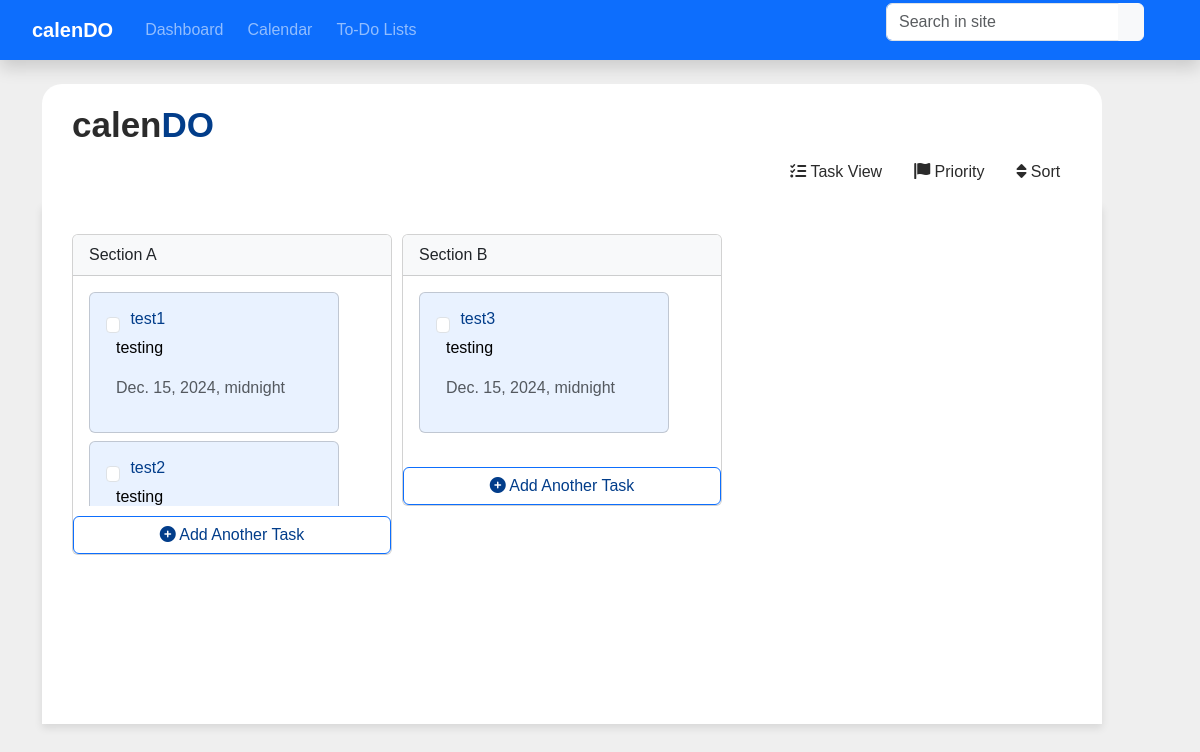
/todo/, run on the app's committed database.
### calendo/models.py (models this page shows, shortened)
class Task(models.Model):
    user = models.ForeignKey(User, on_delete=models.CASCADE, null=True, blank=True)
    task_name = models.CharField(max_length=200)
    description = models.TextField(null=True, blank=True)
    status = models.BooleanField(default=False)
    section = models.CharField(max_length=200, null=True, blank=True)
    priority = models.CharField(max_length=200, null=True, blank=True)
    due_date = models.DateTimeField(null=True, blank=True)
    created = models.DateTimeField(auto_now_add=True)
    class Meta:
        ordering = ['status']

### calendo/views.py (the view)
# urls.py: path('todo/', views.todo_index, name='todo_index'),
def todo_index(request):
    tasks = Task.objects.all()
    sections_and_tasks = {}
    for task in tasks:
        if task.section not in sections_and_tasks:
            sections_and_tasks[task.section] = []
        sections_and_tasks[task.section].append(task)
    return render(request, 'todo/todo-index.html', {'sections_and_tasks': sections_and_tasks})

### templates/todo/todo-index.html (shortened to what this page needs)
<head>
    <link rel="stylesheet" href="https://cdnjs.cloudflare.com/ajax/libs/font-awesome/6.0.0-beta3/css/all.min.css">
</head>
{% extends "partials/base.html" %}
{% block content %}
<div class="container mt-4">
    <div class="sticky-header">
        <h1 class="text-primary calendo"><span class="calen">calen</span><span class="do">DO</span></h1>
        <div class="d-flex justify-content-end mb-3">
            <button class="btn no-border-btn me-2">
                <i class="fas fa-tasks"></i> Task View
            </button>
            <button class="btn no-border-btn me-2" data-bs-toggle="modal" data-bs-target="#priorityModal">
                <i class="fas fa-flag"></i> Priority
            </button>
            <button class="btn no-border-btn" data-bs-toggle="modal" data-bs-target="#sortModal">
                <i class="fas fa-sort"></i> Sort
            </button>
        </div>
    </div>
    <div class="task-container">
        <div class="d-flex flex-row">
            {% if sections_and_tasks %}
                {% for section, tasks in sections_and_tasks.items %}
                <div class="section-container">
                    <div class="card">
                        <div class="card-header bg-light">{{ section }}</div>
                        <div class="card-body tasks-wrapper">
                            {% for task in tasks %}
                            <div class="card mb-2 task-card" data-task-id="{{ task.id }}" data-task-priority="{{ task.priority }}" data-task-due-date="{{ task.due_date }}">
                                <div class="card-body">
                                    <div class="d-flex align-items-center">
                                        <input type="checkbox" class="form-check-input check-off-btn" data-task-id="{{ task.id }}">
                                        <h5 class="card-title task-title">{{ task.task_name }}</h5>
                                    </div>
                                    <div class="task-content">
                                        <p class="card-text task-text">{{ task.description }}</p>
                                        <p class="text-muted task-date">{{ task.due_date }}</p>
                                    </div>
                                </div>
                            </div>
                            {% endfor %}
                        </div>
                        <div class="add-task-container">
                            <button class="btn btn-outline-primary w-100 add-task-btn" data-bs-toggle="modal" data-bs-target="#addTaskModal">
                                <i class="fas fa-plus-circle"></i> Add Another Task
                            </button>
                        </div>
                    </div>
                </div>
                {% endfor %}
            {% endif %}
        </div>
    </div>
</div>
{% endblock %}

### static/css/style.css (style rules this page uses)
body { font-family: Arial, sans-serif; margin: 0; background-color: #f5f5f5; }

### templates/todo/todo-index.html (style rules this page uses)
body { background-color: #EFEFEF; }
.calen { color: #2B2B2B; }
.do { color: #023D8A; }
.calendo { font-size: 35px; font-weight: bold; }
.task-card { background-color: #E9F2FF; color: #023D8A; width: 250px; margin-right: 10px; word-wrap: break-word; overflow-wrap: break-word; overflow: hidden; }
.task-title { color: #023D8A; display: block; align-items: center; word-wrap: break-word; overflow-wrap: break-word; font-size: 16px; white-space: nowrap; overflow: hidden; text-overflow: ellipsis; width: 100%; }
.task-content { display: flex; flex-direction: column; margin-left: 10px; word-wrap: break-word; overflow-wrap: break-word; }
.task-text { color: black; word-wrap: break-word; overflow-wrap: break-word; }
.task-date { color: #023D8A; }
.check-off-btn { color: #023D8A; cursor: pointer; margin-right: 10px; }
.add-task-btn { color: #023D8A; }
.no-border-btn { border: none; background: none; color: #2B2B2B; }
.task-container { background-color: #ffffff; padding: 30px; box-shadow: 0 4px 8px rgba(0, 0, 0, 0.1); overflow-x: auto; overflow-y: hidden; white-space: nowrap; width: 95%; height: 65%; display: flex; flex-direction: column; position: relative; }
.sticky-header { position: sticky; top: 0; background-color: #ffffff; z-index: 1000; padding: 20px 30px; border-top-left-radius: 20px; border-top-right-radius: 20px; width: 95%; height: 15%; }
.section-container { display: inline-block; vertical-align: top; width: 320px; margin-right: 10px; }
.tasks-wrapper { max-height: 230px; overflow-y: auto; overflow-x: hidden; }
.add-task-container { margin-top: 10px; }

### data on the page
Task: section "Section A", task_name "test1", description "testing", due_date "Dec. 15, 2024, midnight"
Task: task_name "test2", description "testing"
Task: section "Section B", task_name "test3", description "testing", due_date "Dec. 15, 2024, midnight"
